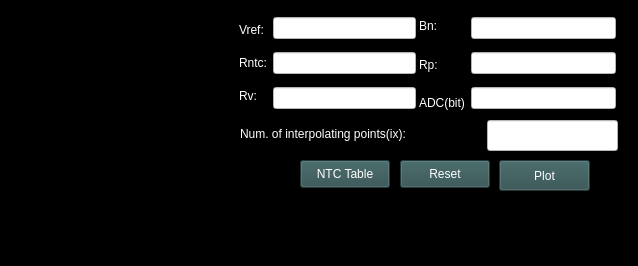
<?xml version="1.0" encoding="UTF-8"?>
<ui version="4.0">
 <class>MainWindow</class>
 <widget class="QMainWindow" name="MainWindow">
  <property name="geometry">
   <rect>
    <x>0</x>
    <y>0</y>
    <width>638</width>
    <height>266</height>
   </rect>
  </property>
  <property name="windowTitle">
   <string>MainWindow</string>
  </property>
  <property name="styleSheet">
   <string notr="true">Background-color: rgb(0,0,0);color:rgb(255,255,255)</string>
  </property>
  <widget class="QWidget" name="centralwidget">
   <widget class="QPushButton" name="btn_plot">
    <property name="geometry">
     <rect>
      <x>499</x>
      <y>160</y>
      <width>91</width>
      <height>31</height>
     </rect>
    </property>
    <property name="styleSheet">
     <string notr="true">background-color:#2f4f4f;
color: #FFFFFF;s</string>
    </property>
    <property name="text">
     <string>Plot</string>
    </property>
   </widget>
   <widget class="QPushButton" name="btn_rst">
    <property name="geometry">
     <rect>
      <x>400</x>
      <y>160</y>
      <width>90</width>
      <height>28</height>
     </rect>
    </property>
    <property name="styleSheet">
     <string notr="true">background-color:#2f4f4f;
color: #FFFFFF;</string>
    </property>
    <property name="text">
     <string>Reset</string>
    </property>
   </widget>
   <widget class="QLabel" name="label">
    <property name="geometry">
     <rect>
      <x>20</x>
      <y>10</y>
      <width>211</width>
      <height>181</height>
     </rect>
    </property>
    <property name="text">
     <string/>
    </property>
    <property name="pixmap">
     <pixmap>ntc_sch.png</pixmap>
    </property>
    <property name="scaledContents">
     <bool>true</bool>
    </property>
   </widget>
   <widget class="QWidget" name="layoutWidget">
    <property name="geometry">
     <rect>
      <x>239</x>
      <y>10</y>
      <width>177</width>
      <height>109</height>
     </rect>
    </property>
    <layout class="QHBoxLayout" name="horizontalLayout">
     <item>
      <layout class="QVBoxLayout" name="verticalLayout">
       <item>
        <widget class="QLabel" name="lbl_Vref">
         <property name="sizePolicy">
          <sizepolicy hsizetype="Fixed" vsizetype="Fixed">
           <horstretch>0</horstretch>
           <verstretch>0</verstretch>
          </sizepolicy>
         </property>
         <property name="styleSheet">
          <string notr="true">color: #FFFFFF;</string>
         </property>
         <property name="text">
          <string>Vref:</string>
         </property>
        </widget>
       </item>
       <item>
        <widget class="QLabel" name="lbl_Rntc">
         <property name="sizePolicy">
          <sizepolicy hsizetype="Fixed" vsizetype="Fixed">
           <horstretch>0</horstretch>
           <verstretch>0</verstretch>
          </sizepolicy>
         </property>
         <property name="styleSheet">
          <string notr="true">color: #FFFFFF;</string>
         </property>
         <property name="text">
          <string>Rntc:</string>
         </property>
        </widget>
       </item>
       <item>
        <widget class="QLabel" name="lbl_Rv">
         <property name="sizePolicy">
          <sizepolicy hsizetype="Fixed" vsizetype="Fixed">
           <horstretch>0</horstretch>
           <verstretch>0</verstretch>
          </sizepolicy>
         </property>
         <property name="styleSheet">
          <string notr="true">color: #FFFFFF;</string>
         </property>
         <property name="text">
          <string>Rv:</string>
         </property>
        </widget>
       </item>
      </layout>
     </item>
     <item>
      <layout class="QVBoxLayout" name="verticalLayout_2">
       <item>
        <widget class="QLineEdit" name="line_Vref">
         <property name="styleSheet">
          <string notr="true">Background-color: rgb(255,255,255);color:rgb(0,0,0)</string>
         </property>
        </widget>
       </item>
       <item>
        <widget class="QLineEdit" name="line_Rntc">
         <property name="styleSheet">
          <string notr="true">Background-color: rgb(255,255,255);color:rgb(0,0,0)</string>
         </property>
        </widget>
       </item>
       <item>
        <widget class="QLineEdit" name="line_Rv">
         <property name="styleSheet">
          <string notr="true">Background-color: rgb(255,255,255);color:rgb(0,0,0)</string>
         </property>
        </widget>
       </item>
      </layout>
     </item>
    </layout>
   </widget>
   <widget class="QWidget" name="layoutWidget">
    <property name="geometry">
     <rect>
      <x>419</x>
      <y>10</y>
      <width>197</width>
      <height>109</height>
     </rect>
    </property>
    <layout class="QHBoxLayout" name="horizontalLayout_2">
     <item>
      <layout class="QVBoxLayout" name="verticalLayout_3">
       <item>
        <widget class="QLabel" name="lbl_Bn">
         <property name="styleSheet">
          <string notr="true">color: #FFFFFF;</string>
         </property>
         <property name="text">
          <string>Bn:</string>
         </property>
        </widget>
       </item>
       <item>
        <widget class="QLabel" name="lbl_Rp">
         <property name="styleSheet">
          <string notr="true">color: #FFFFFF;</string>
         </property>
         <property name="text">
          <string>Rp:</string>
         </property>
        </widget>
       </item>
       <item>
        <widget class="QLabel" name="lbl_adc">
         <property name="styleSheet">
          <string notr="true">color: #FFFFFF;</string>
         </property>
         <property name="text">
          <string>ADC(bit)</string>
         </property>
        </widget>
       </item>
      </layout>
     </item>
     <item>
      <layout class="QVBoxLayout" name="verticalLayout_4">
       <item>
        <widget class="QLineEdit" name="line_Bn">
         <property name="styleSheet">
          <string notr="true">Background-color: rgb(255,255,255);color:rgb(0,0,0)</string>
         </property>
        </widget>
       </item>
       <item>
        <widget class="QLineEdit" name="line_Rp">
         <property name="styleSheet">
          <string notr="true">Background-color: rgb(255,255,255);color:rgb(0,0,0)</string>
         </property>
        </widget>
       </item>
       <item>
        <widget class="QLineEdit" name="line_adc">
         <property name="styleSheet">
          <string notr="true">Background-color: rgb(255,255,255);color:rgb(0,0,0)</string>
         </property>
        </widget>
       </item>
      </layout>
     </item>
    </layout>
   </widget>
   <widget class="QLabel" name="lbl_ix">
    <property name="geometry">
     <rect>
      <x>240</x>
      <y>120</y>
      <width>231</width>
      <height>28</height>
     </rect>
    </property>
    <property name="sizePolicy">
     <sizepolicy hsizetype="MinimumExpanding" vsizetype="MinimumExpanding">
      <horstretch>0</horstretch>
      <verstretch>0</verstretch>
     </sizepolicy>
    </property>
    <property name="styleSheet">
     <string notr="true">color: #FFFFFF;</string>
    </property>
    <property name="text">
     <string>Num. of interpolating points(ix):</string>
    </property>
   </widget>
   <widget class="QPushButton" name="btn_const">
    <property name="geometry">
     <rect>
      <x>300</x>
      <y>160</y>
      <width>90</width>
      <height>28</height>
     </rect>
    </property>
    <property name="styleSheet">
     <string notr="true">background-color:#2f4f4f;
color: #FFFFFF;</string>
    </property>
    <property name="text">
     <string>NTC Table</string>
    </property>
   </widget>
   <widget class="QLineEdit" name="line_ix">
    <property name="geometry">
     <rect>
      <x>487</x>
      <y>120</y>
      <width>131</width>
      <height>31</height>
     </rect>
    </property>
    <property name="styleSheet">
     <string notr="true">Background-color: rgb(255,255,255);color:rgb(0,0,0)</string>
    </property>
   </widget>
  </widget>
 </widget>
 <resources/>
 <connections/>
</ui>
